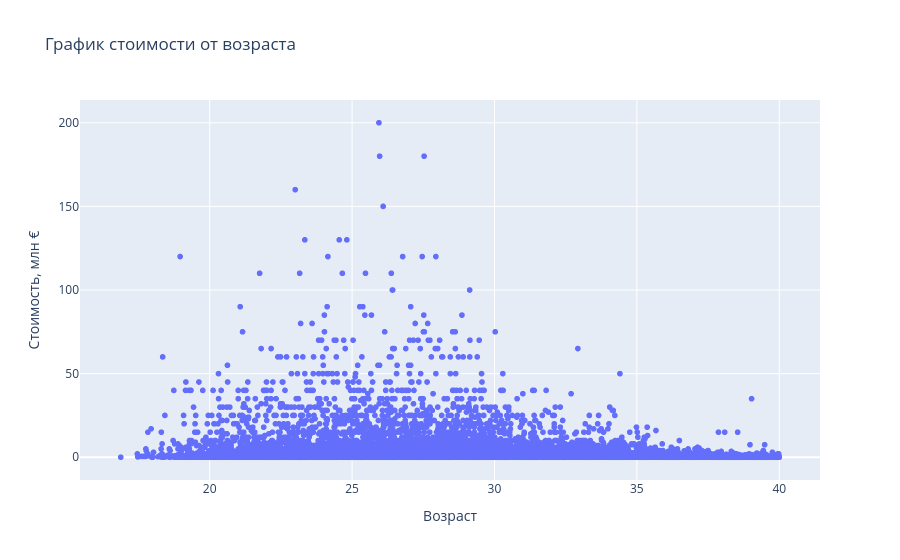

The notebook cell saved with this chart:
### Markdown cell above
# 6. Рисуем интерактивный график.

### Code cell
import plotly.express as px
fig = px.scatter(data_frame = df_clean, 
                 hover_name = 'name',
                 x='age', 
                 y='market_value_m', 
                 labels={'age': 'Возраст', 'market_value_m': 'Стоимость, млн €'},
                 title='График стоимости от возраста'
                )
fig.show()

### Figure 1 — Plotly figure (JSON) as saved in the notebook; plotly's stock layout.template omitted (floating-point values rounded to 4 significant figures; data arrays with more than 128 entries replaced by an {"elided": "..."} marker saying what was removed)
{"data": [{"hovertemplate": "<b>%{hovertext}</b><br><br>Возраст=%{x}<br>Стоимость, млн €=%{y}<extra></extra>", "hovertext": {"elided": "27483 str values"}, "legendgroup": "", "marker": {"color": "#636efa", "symbol": "circle"}, "mode": "markers", "name": "", "showlegend": false, "type": "scattergl", "x": {"elided": "27483 float values"}, "xaxis": "x", "y": {"elided": "27483 float values"}, "yaxis": "y"}], "layout": {"legend": {"tracegroupgap": 0}, "title": {"text": "График стоимости от возраста"}, "xaxis": {"anchor": "y", "domain": [0, 1], "title": {"text": "Возраст"}}, "yaxis": {"anchor": "x", "domain": [0, 1], "title": {"text": "Стоимость, млн €"}}}}
